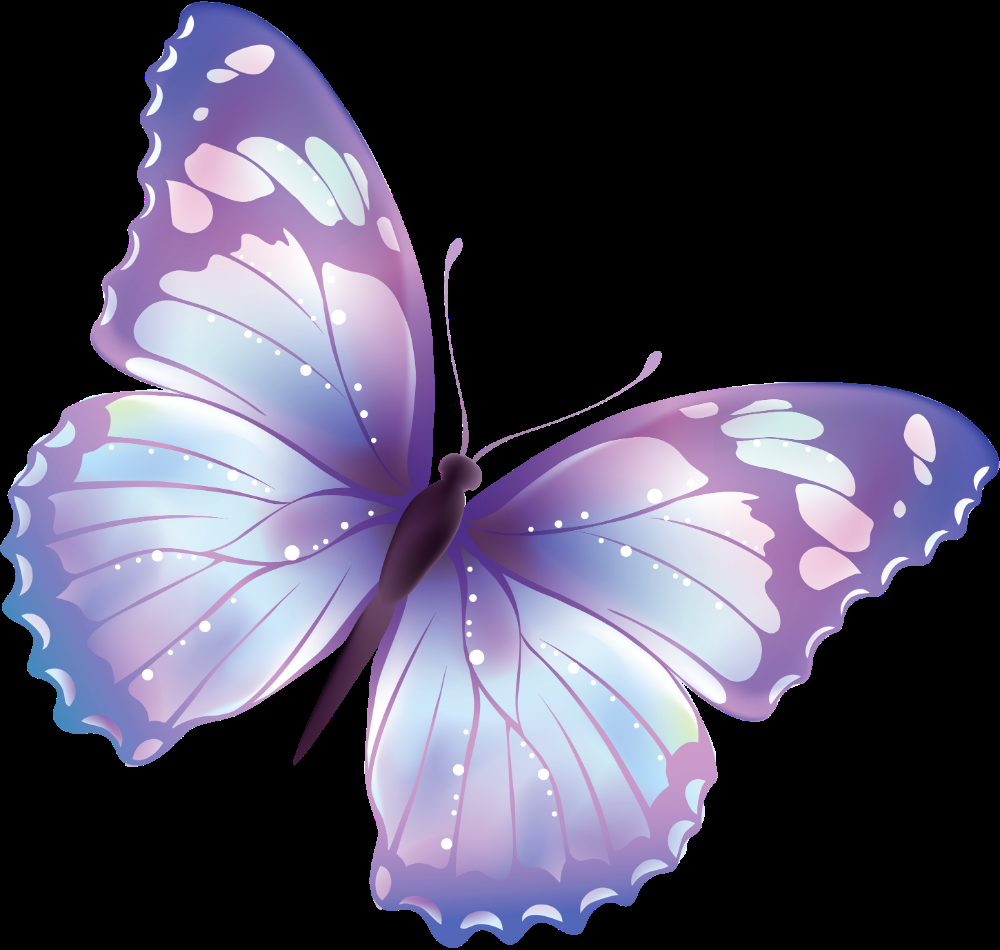
#> input picture butterfly.png, 1000 x 950 px
$ python add_weighted_img.py
#> lines starting #> are read from the running program, lines starting #| are printed output that depends on the picture
import cv2
import numpy as np

img1 = cv2.imread("butterfly.png")
#> img1 is the input picture: shape (950, 1000, 3); mean B, G, R 94.3, 75.2, 79.4
img2 = cv2.imread("vector.png")
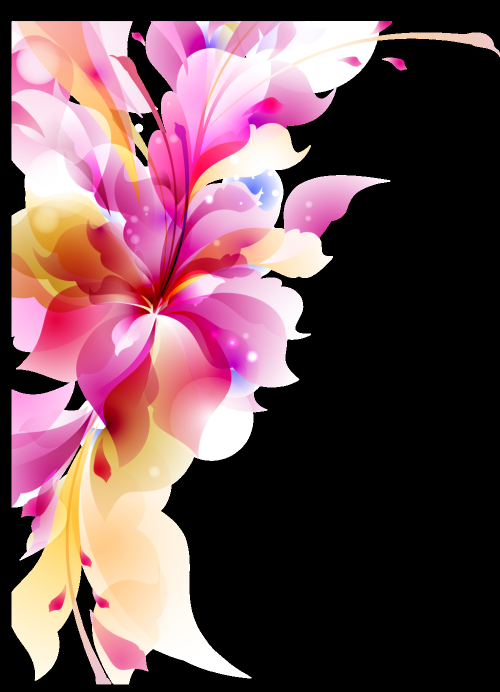
#> input picture vector.png, 1000 x 1384 px (shown at 1/2 size)
#> img2 is the input picture: shape (1384, 1000, 3); mean B, G, R 84.2, 77.8, 110.8

# for adding two images their size shd be same
# so resizing images in tuple

img1 = cv2.resize(img1, (512, 512))
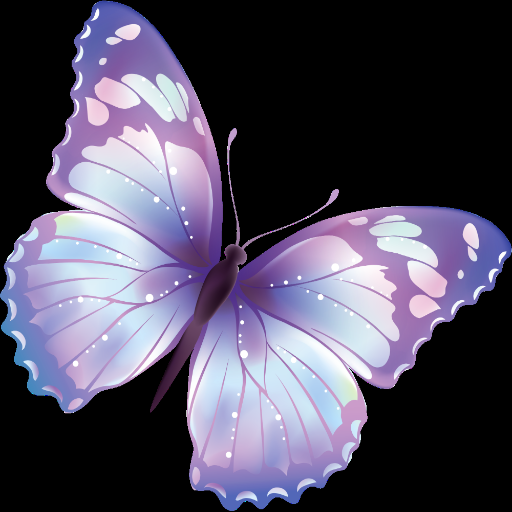
#> img1: shape (512, 512, 3); mean B, G, R 94.3, 75.2, 79.4
img2 = cv2.resize(img2, (512, 512))
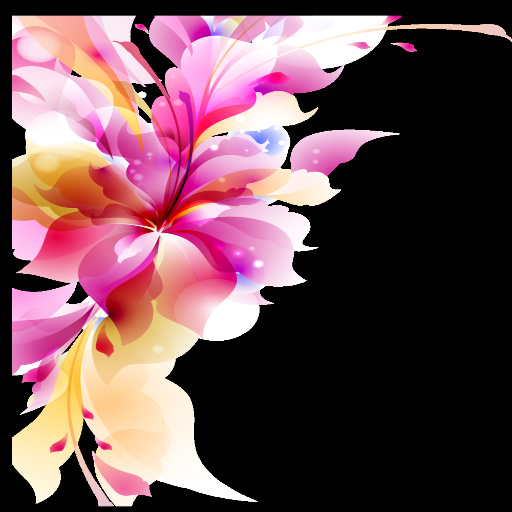
#> img2: shape (512, 512, 3); mean B, G, R 84.1, 77.7, 110.7

dst = cv2.addWeighted(img1, .9, img2, .1, 0)
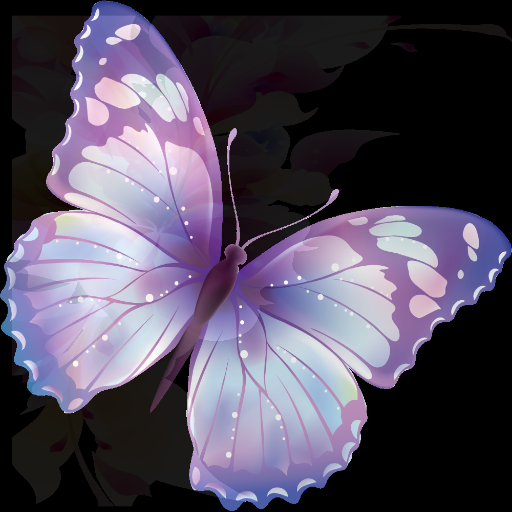
#> dst: shape (512, 512, 3); mean B, G, R 93.3, 75.4, 82.6
# cv2.imshow("image1", img1)
cv2.imshow("image", dst)
cv2.waitKey(0)
cv2.destroyAllWindows()
